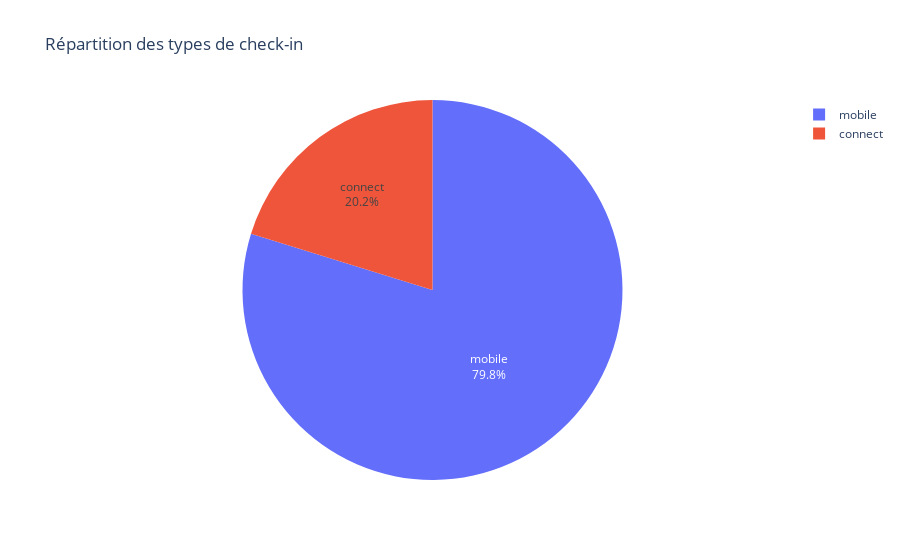
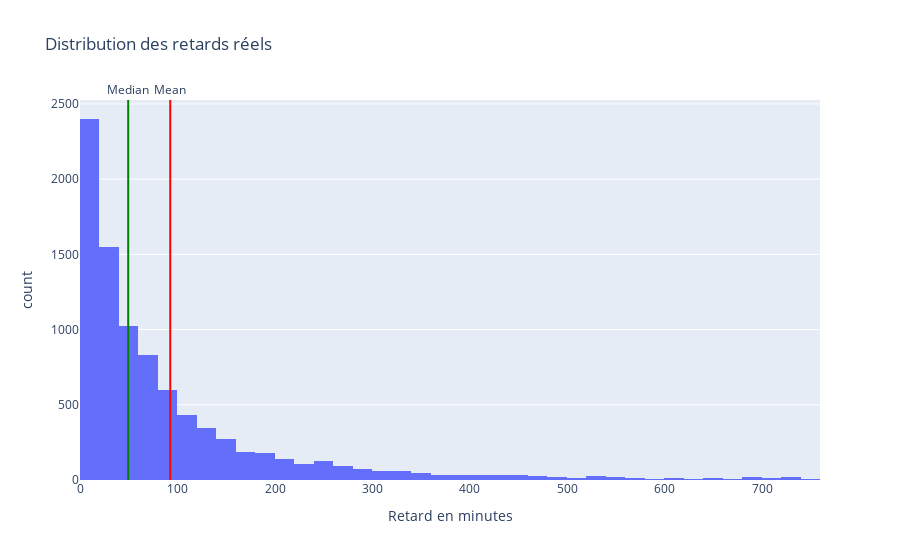

The notebook cell these images were saved under, in order:
### Markdown cell above
### L'EDA Analyse exploratoire des données Approfondie
---

### Code cell
# Analyse col 'checkin_type'
print('... Analyse chekin_type ...\n Pratiquement 80% des locations se font sur mobile')
type=df['checkin_type'].value_counts().reset_index()
type.columns=['Type','Count']

# visualistaion chekin_type     
fig = px.pie(type, values='Count',names='Type', title='Répartition des types de check-in')
fig.update_traces(textposition='inside', textinfo='label+percent')
fig.show()

# Analyse col 'state'
print('... Analyse state ...\n')
df['state'].value_counts()

# State 'canceled'
df_canceled = df[df['state'] == 'canceled']
df_canceled.describe(include='all') 

print("Les locations avec un statut 'canceled' indiquent que la location n'a pas eu lieu.")
# State 'ended'
ended = df[df['state'] == 'ended'].copy()
print(f"\nNous avons {ended.shape[1]} colonnes et {ended.shape[0]} lignes dpour les locations ended\n")

# Analyse col 'delay_at_checkout_in_minutes'
delay_at_checkout = ended['delay_at_checkout_in_minutes'].describe()
print(f" ....Analyse des retards ....\n{delay_at_checkout}")
      
print("\nEn moyenne les voitures sont rendues avec 61 minutes de retard. \n" \
"L'écart type est énorme 993(16h). Valeur min et max sont extrémes. \n" \
"Plus de 50% des locations sont rendues avec un retard de moins de 10 min.")

# Retards Réells
print("\n... Les retards réels ...\n")
delay_real = ended[ended["delay_at_checkout_in_minutes"] > 0]
delay_real.info()

# Valeurs extrêmes
q95 = delay_real["delay_at_checkout_in_minutes"].quantile(0.95)
filtered = delay_real[delay_real["delay_at_checkout_in_minutes"] <= q95]

mean_delay = filtered["delay_at_checkout_in_minutes"].mean()
median_delay = filtered["delay_at_checkout_in_minutes"].median()
std_delay = filtered["delay_at_checkout_in_minutes"].std()

print(f"\nLa moy des retards est de {mean_delay:.1f} minutes. \nLa médiane se situe à {median_delay:.1f} minutes. \nL'écart-type de {std_delay:.1f} minutes montre certains condusteurs dépassent largement l'heure.\n")

# Visualisation des retards réells
fig = px.histogram(
    filtered,
    x="delay_at_checkout_in_minutes",
    nbins=50,
    title="Distribution des retards réels",
    labels={"delay_at_checkout_in_minutes": "Retard en minutes"}
)
fig.add_vline(x=filtered["delay_at_checkout_in_minutes"].mean(), line_color="red",annotation_text="Mean",
    annotation_position="top")
fig.add_vline(x=filtered["delay_at_checkout_in_minutes"].median(), line_color="green", annotation_text="Median",
    annotation_position="top")

fig.show()

# Analyse col 'time_delta_with_previous_rental_in_minutes'(délais >< 2 loc de la même voiture)
delay_2_loc= ended['time_delta_with_previous_rental_in_minutes'].describe()
print(f" ....Analyse du délais entre 2 locations d'une même voiture ....\n{delay_2_loc}\n")
      
print("\nEn moyenne le délais entre 2 locations est de 277 minutes, plus de 4h30. \nL'écart type est élévé 255 minutes, forte variabilité (certains vehicules sont reloués en - de 1h et d'autres 12h)\n50% des locations ont un delta entre 2 locations de 3h.")

### Figure 1 — Plotly figure (JSON) as saved in the notebook; plotly's stock layout.template omitted (floating-point values rounded to 4 significant figures)
{"data": [{"domain": {"x": [0, 1], "y": [0, 1]}, "hovertemplate": "Type=%{label}<br>Count=%{value}<extra></extra>", "labels": ["mobile", "connect"], "legendgroup": "", "name": "", "showlegend": true, "textinfo": "label+percent", "textposition": "inside", "type": "pie", "values": [17003, 4307]}], "layout": {"legend": {"tracegroupgap": 0}, "title": {"text": "Répartition des types de check-in"}}}

### Figure 2 — Plotly figure (JSON) as saved in the notebook; plotly's stock layout.template omitted (floating-point values rounded to 4 significant figures; data arrays with more than 128 entries replaced by an {"elided": "..."} marker saying what was removed)
{"data": [{"bingroup": "x", "hovertemplate": "Retard en minutes=%{x}<br>count=%{y}<extra></extra>", "legendgroup": "", "marker": {"color": "#636efa", "pattern": {"shape": ""}}, "name": "", "nbinsx": 50, "orientation": "v", "showlegend": false, "type": "histogram", "x": {"elided": "8934 float values"}, "xaxis": "x", "yaxis": "y"}], "layout": {"annotations": [{"showarrow": false, "text": "Mean", "x": 92.19, "xanchor": "center", "xref": "x", "y": 1, "yanchor": "bottom", "yref": "y domain"}, {"showarrow": false, "text": "Median", "x": 49, "xanchor": "center", "xref": "x", "y": 1, "yanchor": "bottom", "yref": "y domain"}], "barmode": "relative", "legend": {"tracegroupgap": 0}, "shapes": [{"line": {"color": "red"}, "type": "line", "x0": 92.19, "x1": 92.19, "xref": "x", "y0": 0, "y1": 1, "yref": "y domain"}, {"line": {"color": "green"}, "type": "line", "x0": 49, "x1": 49, "xref": "x", "y0": 0, "y1": 1, "yref": "y domain"}], "title": {"text": "Distribution des retards réels"}, "xaxis": {"anchor": "y", "domain": [0, 1], "title": {"text": "Retard en minutes"}}, "yaxis": {"anchor": "x", "domain": [0, 1], "title": {"text": "count"}}}}
